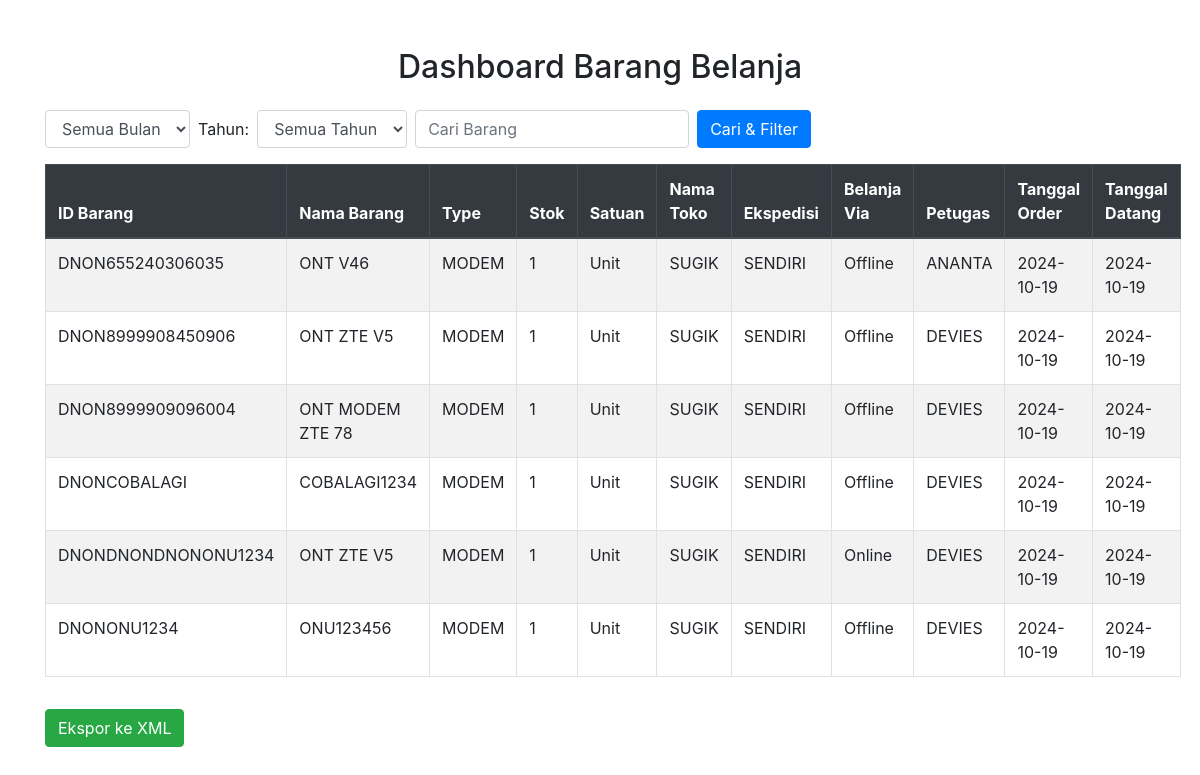
The page /belanja/dhasboar_barang_belanja.php on the database its author committed.
### tables this page shows
CREATE TABLE `items` (
  `id_barang` varchar(50) NOT NULL,
  `nama_barang` varchar(255) DEFAULT NULL,
  `tipe_barang` varchar(255) DEFAULT NULL,
  `stok` int(11) DEFAULT NULL,
  `satuan_barang` varchar(50) DEFAULT NULL,
  `barcode` varchar(50) DEFAULT NULL,
  `nama_toko` varchar(255) DEFAULT NULL,
  `ekspedisi` varchar(255) DEFAULT NULL,
  `belanja_via` varchar(50) DEFAULT NULL,
  `tanggal_order` date DEFAULT NULL,
  `tanggal_datang` date DEFAULT NULL,
  `siapa_order` varchar(255) DEFAULT NULL,
  `petugas_qc` varchar(255) DEFAULT NULL,
  `qc_status` varchar(50) DEFAULT NULL,
  `alasan_undo_qc` varchar(255) DEFAULT NULL,
  `retur_status` varchar(50) DEFAULT NULL,
  `keterangan` text DEFAULT NULL,
  `mac_address` varchar(100) DEFAULT NULL,
  `keterangan_qc` text DEFAULT NULL,
  `petugas_gudang` varchar(255) NOT NULL,
  `tanggal_qc` date DEFAULT NULL,
  `petugas_order` varchar(255) DEFAULT NULL
);

### belanja/dhasboar_barang_belanja.php (the view, shortened to what this page needs)
<?php
require 'db.php';
$bulan = $_GET['bulan'] ?? '';
$tahun = $_GET['tahun'] ?? '';
$search = $_GET['search'] ?? '';
$stmt = $pdo->prepare("SELECT * FROM items WHERE (MONTH(tanggal_order) = ? OR ? = '') AND (YEAR(tanggal_order) = ? OR ? = '') AND (nama_barang LIKE ? OR id_barang LIKE ?)");
$stmt->execute([$bulan, $bulan, $tahun, $tahun, "%$search%", "%$search%"]);
?>
<!DOCTYPE html>
<html lang="id">
<head>
    <link href="https://stackpath.bootstrapcdn.com/bootstrap/4.3.1/css/bootstrap.min.css" rel="stylesheet">
</head>
<body>
<div class="container mt-5">
    <h2 class="mb-4 text-center">Dashboard Barang Belanja</h2>
    <form class="form-inline mb-3" method="GET" action="">
        <select name="bulan" class="form-control mr-2">
        <option value="">Semua Bulan</option>
        </select>
        <label for="tahun" class="mr-2">Tahun:</label>
        <select name="tahun" id="tahun" class="form-control mr-2">
            <option value="">Semua Tahun</option>
        </select>
        <input type="text" name="search" class="form-control mr-2" placeholder="Cari Barang" value="<?php echo htmlspecialchars($search); ?>">
        <button type="submit" class="btn btn-primary">Cari & Filter</button>
    </form>
    <table class="table table-striped table-bordered">
        <thead class="thead-dark">
            <tr>
                <th>ID Barang</th>
                <th>Nama Barang</th>
                <th>Type</th>
                <th>Stok</th>
                <th>Satuan</th>
                <th>Nama Toko</th>
                <th>Ekspedisi</th>
                <th>Belanja Via</th>
                <th>Petugas</th>
                <th>Tanggal Order</th>
                <th>Tanggal Datang</th>
            </tr>
        </thead>
        <tbody>
            <?php while ($row = $stmt->fetch()) { ?>
                <tr>
                    <td><?php echo $row['id_barang']; ?></td>
                    <td><?php echo $row['nama_barang']; ?></td>
                    <td><?php echo $row['tipe_barang']; ?></td>
                    <td><?php echo $row['stok']; ?></td>
                    <td><?php echo $row['satuan_barang']; ?></td>
                    <td><?php echo $row['nama_toko']; ?></td>
                    <td><?php echo $row['ekspedisi']; ?></td>
                    <td><?php echo $row['belanja_via']; ?></td>
                    <td><?php echo $row['siapa_order']; ?></td>
                    <td><?php echo $row['tanggal_order']; ?></td>
                    <td><?php echo $row['tanggal_datang']; ?></td>
                </tr>
            <?php } ?>
        </tbody>
    </table>
    <a href="?export=xml&bulan=<?php echo $bulan; ?>&tahun=<?php echo $tahun; ?>&search=<?php echo $search; ?>" class="btn btn-success mt-3">Ekspor ke XML</a>
</div>
</body>
</html>

### rows shown on the page
items: id_barang "DNON655240306035", nama_barang "ONT V46", tipe_barang "MODEM", stok "1", satuan_barang "Unit", nama_toko "SUGIK", ekspedisi "SENDIRI", belanja_via "Offline", siapa_order "ANANTA", tanggal_order "2024-10-19", tanggal_datang "2024-10-19"
items: id_barang "DNON8999908450906", nama_barang "ONT ZTE V5", tipe_barang "MODEM", stok "1", satuan_barang "Unit", nama_toko "SUGIK", ekspedisi "SENDIRI", belanja_via "Offline", siapa_order "DEVIES", tanggal_order "2024-10-19", tanggal_datang "2024-10-19"
items: id_barang "DNON8999909096004", nama_barang "ONT MODEM ZTE 78", tipe_barang "MODEM", stok "1", satuan_barang "Unit", nama_toko "SUGIK", ekspedisi "SENDIRI", belanja_via "Offline", siapa_order "DEVIES", tanggal_order "2024-10-19", tanggal_datang "2024-10-19"
items: id_barang "DNONCOBALAGI", nama_barang "COBALAGI1234", tipe_barang "MODEM", stok "1", satuan_barang "Unit", nama_toko "SUGIK", ekspedisi "SENDIRI", belanja_via "Offline", siapa_order "DEVIES", tanggal_order "2024-10-19", tanggal_datang "2024-10-19"
items: id_barang "DNONDNONDNONONU1234", nama_barang "ONT ZTE V5", tipe_barang "MODEM", stok "1", satuan_barang "Unit", nama_toko "SUGIK", ekspedisi "SENDIRI", belanja_via "Online", siapa_order "DEVIES", tanggal_order "2024-10-19", tanggal_datang "2024-10-19"
items: id_barang "DNONONU1234", nama_barang "ONU123456", tipe_barang "MODEM", stok "1", satuan_barang "Unit", nama_toko "SUGIK", ekspedisi "SENDIRI", belanja_via "Offline", siapa_order "DEVIES", tanggal_order "2024-10-19", tanggal_datang "2024-10-19"
